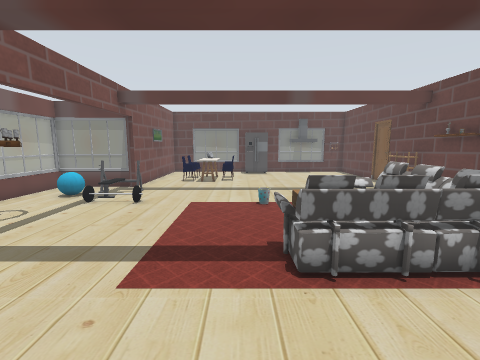
view 1 (above)

18 first-person views from a walk through a world built for the Gazebo simulator. The camera is 1.3 m above the floor, tilts 8° down and sees 90° across. The floor is counted in squares, 0.5 m on a side. Each view is taken from the middle of a square. On the plan, view 1 faces up. The plan holds only what a view shows up to about 17 squares ahead; the rest is blank. Robots are left out. Simple patterns stand in for the simulator's built-in surfaces. Some surface patterns are stand-ins.

view 2
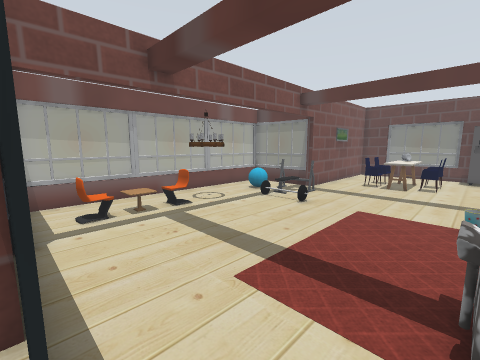

view 3
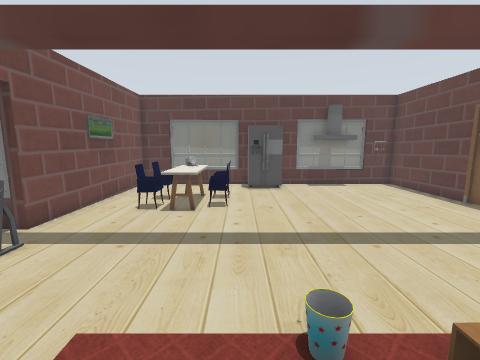

view 4
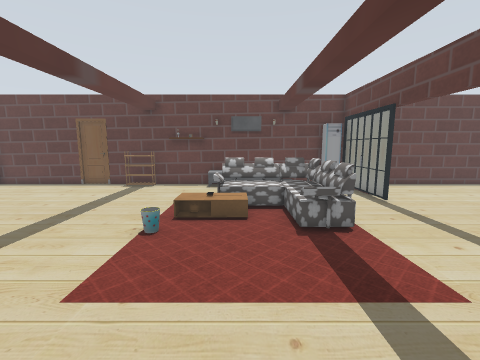

view 5
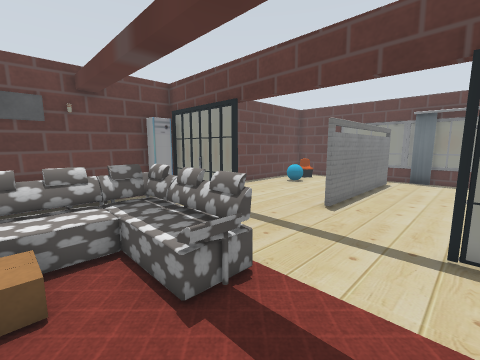

view 6
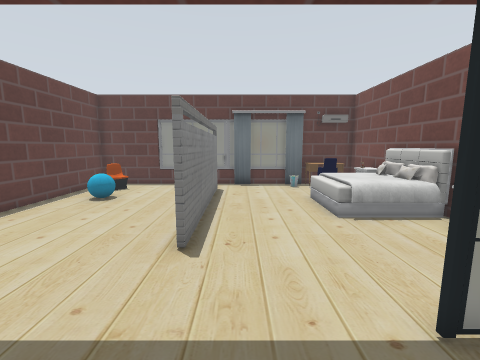

view 7
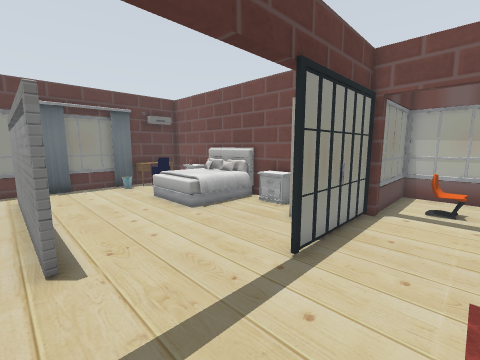

view 8
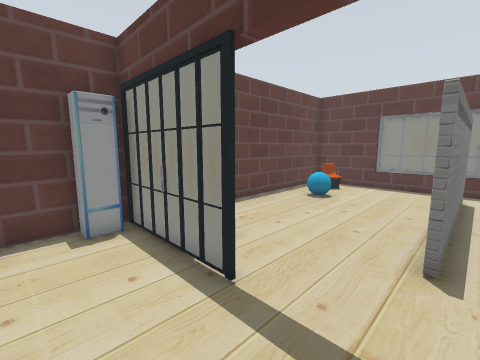

view 9
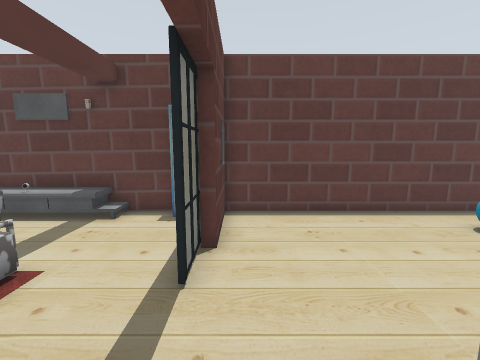

view 10
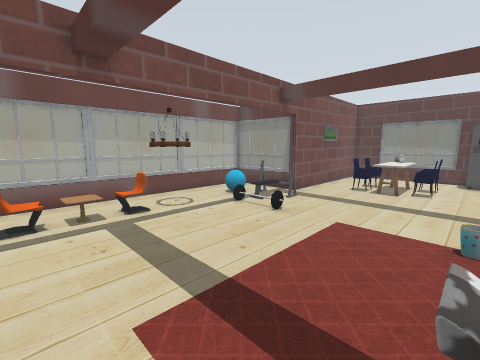

view 11
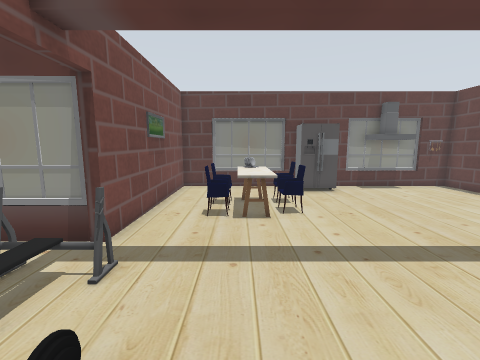

view 12
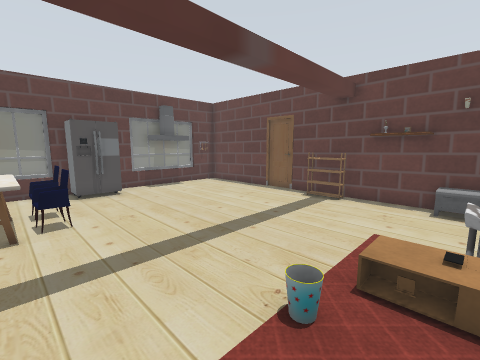

view 13
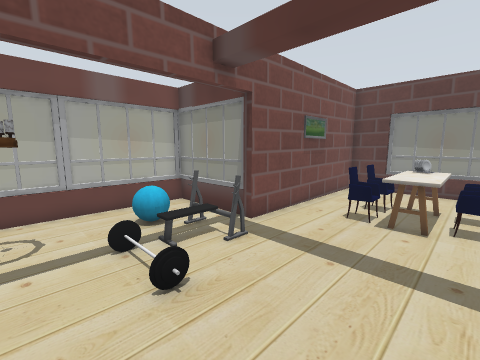

view 14
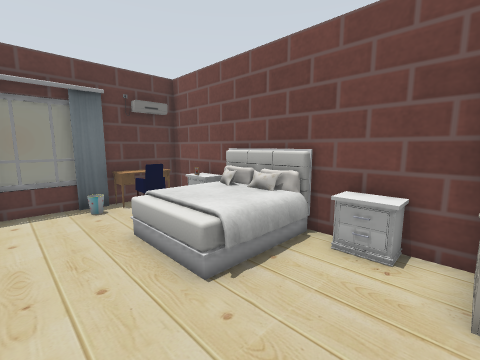

view 15
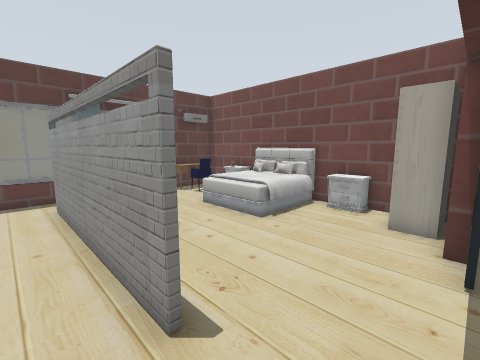

view 16
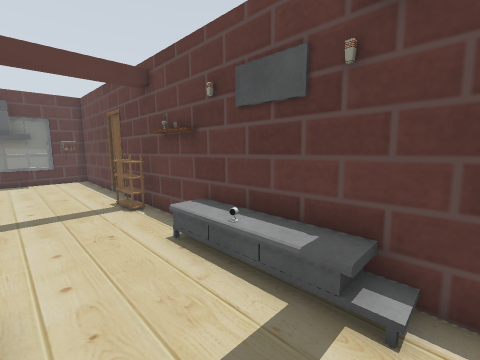

view 17
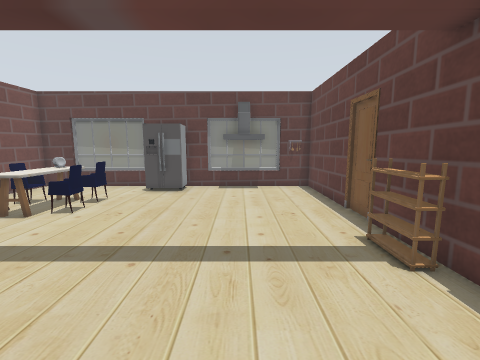

view 18
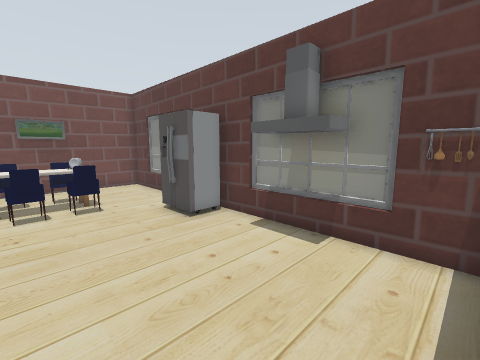

### Floor plan
Points are (right, up) in squares from view 1. A wall is a line through its corners. A room is listed if a view was taken in it or the views show most of it. See-through windows are left out.
Room 1 (views 1, 2, 3, 4, 5, 6, 7, 8, 9, 10, 11, 12, 13, 14, 15, 16, 17, 18)
walls: (-3.1, 1.1) (-3.1, 0.5); (2.6, -1.8) (2.6, -10.6); (-7.1, 1.4) (-6.7, 1.4); (-6.7, 0.5) (-6.7, -12.6) (-3.3, -12.6); (10.5, 0.9) (10.5, 16.5); (10.5, 19) (10.5, 24.6) (9.4, 24.6); (2.4, -10.6) (2.4, -1.8); (6.4, -12.6) (10.5, -12.6) (10.5, 0.6) (6.9, 0.6) (6.9, 1); (6.6, 24.6) (-6.7, 24.6) (-6.7, 15.3) (-11.5, 15.3)
low walls: (-11.5, 6.5) (-11.5, 1.3); (-11.5, 15.3) (-11.5, 10.4); (1.5, -12.6) (2.6, -12.6)
objects: window (-12, 3); window (-12, 7) to (-12, 10); window (-12, 13); window (-11, 1) to (-8, 1); window (-11, 15) to (-9, 15); chair (-9, 3) to (-9, 4); other object (-9, 5) to (-8, 5); chair (-9, 6) to (-9, 7); lamp (-9, 8) to (-8, 9); other object (-9, 12) to (-9, 13); other object (-8, 12) to (-6, 14); other object (-7, 11) to (-5, 11); other object (-6, -12) to (-4, -11); other object (-6, -10); other object (-6, -9); bed (-6, -8) to (-3, -5); other object (-6, -3) to (-6, -2); wardrobe (-6, -1) to (-5, 0); chair (-5, -11) to (-4, -10); door leaf (-4, 1); chair (-4, 18) to (-3, 18); chair (-4, 20); curtain (-3, -12); other object (-3, -12) to (-2, -11); kitchen table (-3, 18) to (-2, 19); other object (-3, 20) to (-2, 20); kitchen table (-3, 21) to (-2, 21); window (-2, -13) to (1, -13); door leaf (-2, 1); chair (-1, 18) to (-1, 19); chair (-1, 20); window (-1, 25); sofa (1, 4) to (5, 9); other object (1, 11); fridge (1, 23) to (2, 24); window (3, -13) to (6, -13); coffee table (3, 8) to (4, 10); other object (3, 9); door leaf (5, 1) to (6, 1); other object (5, 24) to (7, 24); window (7, 25) to (8, 25); chair (8, -11) to (9, -10); other object (8, -8); door leaf (8, 1); TV cabinet (9, 8) to (10, 10); other object (9, 25); other object (10, 2); TV cabinet (10, 5) to (10, 6); picture (10, 7) to (10, 8); other object (10, 11); other object (10, 12); other object (10, 14) to (10, 15); door leaf (11, 18)

Where each view was taken, in squares from view 1:
view 1: 0 up, 0 right, facing up
view 2: 1 up, 1 right, facing up-left
view 3: 8 up, 0 right, facing up
view 4: 8 up, 6 left, facing right
view 5: 8 up, 2 left, facing down-right
view 6: 4 up, 1 right, facing down
view 7: 4 up, 3 right, facing down-left
view 8: 4 up, 2 right, facing down-right
view 9: 0 up, 1 right, facing right
view 10: 3 up, 1 right, facing up-left
view 11: 9 up, 3 left, facing up
view 12: 9 up, 2 left, facing up-right
view 13: 9 up, 1 left, facing up-left
view 14: 1 down, 0 right, facing down-left
view 15: 1 up, 4 right, facing down-left
view 16: 4 up, 6 right, facing up-right
view 17: 9 up, 6 right, facing up
view 18: 18 up, 10 right, facing up-left
